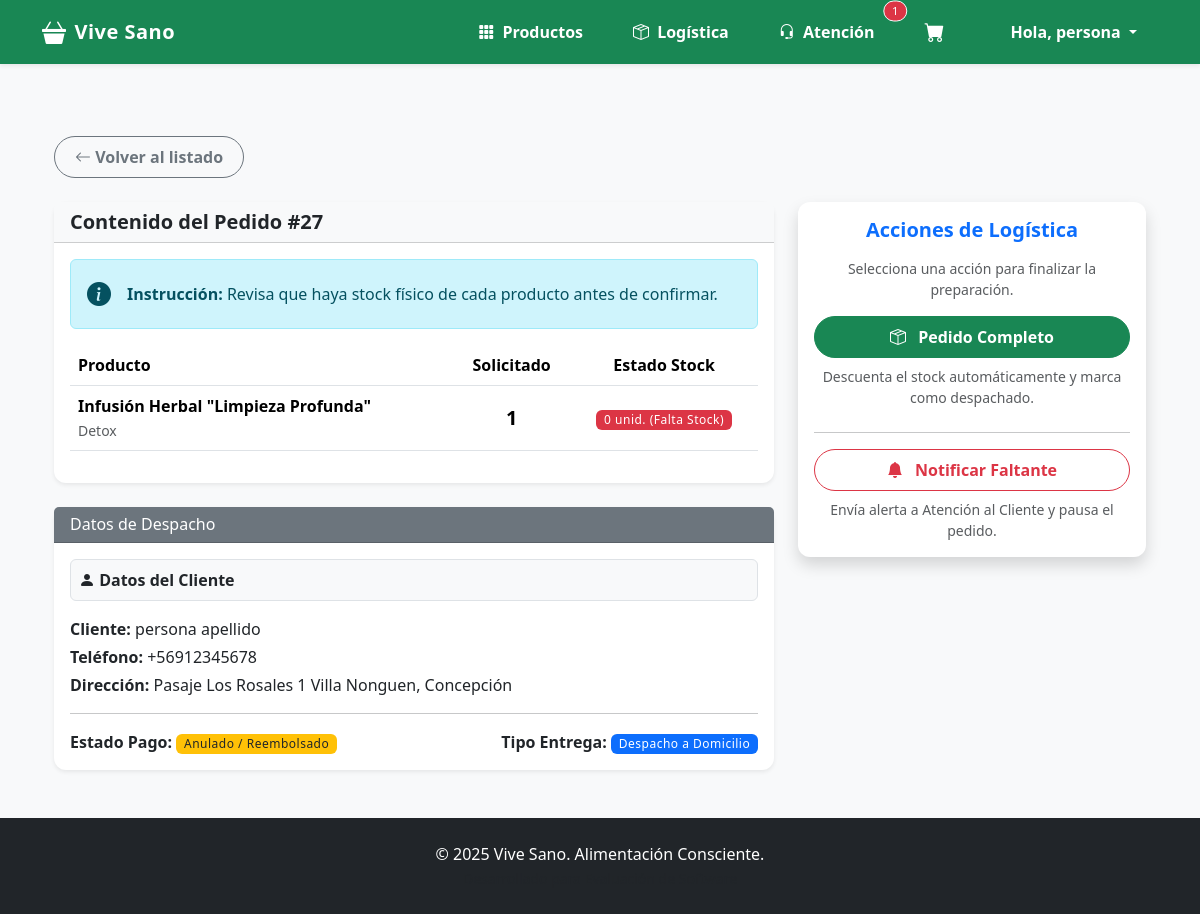
/gestion/logistica/preparar/27/ (signed in), run on the app's committed database.
### gestion/models.py (models this page shows, shortened)
class Pedido(models.Model):
    ESTADO_CHOICES = [
        ('Pendiente', 'Pendiente'),
        ('En Preparacion', 'En Preparación'),
        ('En Espera Faltante', 'En espera por faltante'),
        ('Despachado', 'Despachado'),
        ('Entregado', 'Entregado'),
        ('Cancelado', 'Cancelado'),
        ('Reserva Pendiente', 'Reserva Solicitada a Soporte'),
        ('Reserva En Camino', 'Producto Solicitado al Proveedor'),
        ('Reserva Disponible', 'Disponible para Pago'),
    ]
    TIPO_ENTREGA_CHOICES = [
        ('Despacho', 'Despacho a Domicilio'),
        ('Retiro', 'Retiro en Tienda'),
    ]
    cliente = models.ForeignKey(Cliente, on_delete=models.SET_NULL, null=True, blank=True)
    fecha = models.DateTimeField(auto_now_add=True)
    total = models.DecimalField(max_digits=10, decimal_places=2, default=0.00)
    estado = models.CharField(max_length=50, choices=ESTADO_CHOICES, default='Pendiente')
    codigo_seguimiento = models.CharField(max_length=50, blank=True, null=True)
    tipo_entrega = models.CharField(max_length=20, choices=TIPO_ENTREGA_CHOICES, default='Despacho')
    es_reserva = models.BooleanField(default=False, verbose_name="Es Reserva")

class DetallePedido(models.Model):
    pedido = models.ForeignKey(Pedido, related_name='detalles', on_delete=models.CASCADE)
    producto = models.ForeignKey(Producto, on_delete=models.PROTECT) # Evita borrar producto si está en un pedido
    cantidad = models.IntegerField(default=1)
    precio_unitario = models.DecimalField(max_digits=10, decimal_places=2)

class Producto(models.Model):
    nombre = models.CharField(max_length=100)
    descripcion = models.TextField(blank=True, null=True)
    precio = models.DecimalField(max_digits=10, decimal_places=2) # Usamos Decimal para dinero
    stock = models.IntegerField(default=0)
    categoria = models.CharField(max_length=50, blank=True)
    imagen = models.ImageField(upload_to='productos/', null=True, blank=True)

class Cliente(models.Model):
    user = models.OneToOneField(User, on_delete=models.CASCADE, null=True, blank=True)
    rut = models.CharField(max_length=12, blank=True, null=True, unique=True, verbose_name="RUT")
    nombre = models.CharField(max_length=100)
    apellido = models.CharField(max_length=100)
    email = models.EmailField(unique=True)
    telefono = models.CharField(max_length=15, blank=True)
    direccion = models.CharField(max_length=255, blank=True)
    comuna = models.CharField(max_length=100, blank=True)
    codigo_postal = models.CharField(max_length=10, blank=True)

### gestion/views.py (the view)
    def wrapper(request, *args, **kwargs):
        if not request.user.is_authenticated:
            return redirect('core:login')
        if not request.user.is_staff:
            messages.error(request, "No tienes permisos para acceder a esa sección.")
            return redirect('core:home')
        return view_func(request, *args, **kwargs)

### core/templatetags/auth_extras.py (called while the page is built)
@register.filter(name='has_group')
def has_group(user, group_name):
    try:
        group = Group.objects.get(name=group_name)
    except Group.DoesNotExist:
        return False
    return group in user.groups.all()

### gestion/views.py (called while the page is built)
def staff_required(view_func):
    def wrapper(request, *args, **kwargs):
        if not request.user.is_authenticated:
            return redirect('core:login')
        if not request.user.is_staff:
            messages.error(request, "No tienes permisos para acceder a esa sección.")
            return redirect('core:home')
        return view_func(request, *args, **kwargs)
    return wrapper

@staff_required
def preparar_pedido(request, pedido_id):
    pedido = get_object_or_404(Pedido, id=pedido_id)
    if 'Pendiente' in pedido.estado or 'Reserva' in pedido.estado:
         messages.error(request, "¡Alto ahí! Ese pedido aún no ha sido pagado o está reservado.")
         return redirect('dashboard_logistica')
    if pedido.estado == 'En Espera Faltante':
        messages.warning(request, "Este pedido está en espera de resolución por Atención al Cliente.")
        return redirect('dashboard_logistica')
    if 'Pagado' in pedido.estado:
        if 'Transferencia' in pedido.estado:
            pedido.estado = 'En Preparacion (Transferencia)'
        else:
            pedido.estado = 'En Preparacion (WebPay)'
        pedido.save()
    return render(request, 'gestion/preparar_pedido.html', {'pedido': pedido})

### gestion/templates/gestion/preparar_pedido.html (shortened to what this page needs)
{% extends 'base.html' %}
{% load filtros_extra %}
{% block content %}
<div class="container mt-4">
    <a href="{% url 'dashboard_logistica' %}" class="btn btn-outline-secondary mb-4">
        <i class="bi bi-arrow-left"></i> Volver al listado
    </a>
    <div class="row">
        <div class="col-md-8">
            <div class="card shadow-sm border-0 mb-4">
                <div class="card-header bg-light">
                    <h5 class="mb-0 fw-bold">Contenido del Pedido #{{ pedido.id }}</h5>
                </div>
                <div class="card-body">
                    {% if pedido.es_reserva %}
                        <div class="alert alert-warning d-flex align-items-center">
                            <i class="bi bi-star-fill fs-4 me-3"></i>
                            <div>
                                <strong>¡Atención! Este es un pedido de RESERVA.</strong><br>
                                El producto fue solicitado especialmente. Verifique que el producto reservado esté físicamente separado.
                            </div>
                        </div>
                    {% else %}
                        <div class="alert alert-info d-flex align-items-center">
                            <i class="bi bi-info-circle-fill fs-4 me-3"></i>
                            <div>
                                <strong>Instrucción:</strong> Revisa que haya stock físico de cada producto antes de confirmar.
                            </div>
                        </div>
                    {% endif %}
                    <div class="table-responsive">
                        <table class="table align-middle">
                            <thead>
                                <tr>
                                    <th>Producto</th>
                                    <th class="text-center">Solicitado</th>
                                    <th class="text-center">Estado Stock</th>
                                </tr>
                            </thead>
                            <tbody>
                                {% for detalle in pedido.detalles.all %}
                                <tr>
                                    <td>
                                        <div class="fw-bold">{{ detalle.producto.nombre }}</div>
                                        <small class="text-muted">{{ detalle.producto.categoria }}</small>
                                    </td>
                                    <td class="text-center fs-5 fw-bold">{{ detalle.cantidad }}</td>
                                    <td class="text-center">
                                        {% if pedido.es_reserva %}
                                            <span class="badge bg-warning text-dark border border-dark">
                                                <i class="bi bi-check-circle-fill me-1"></i> Producto Reservado
                                            </span>
                                        {% else %}
                                            {% if detalle.producto.stock >= detalle.cantidad %}
                                                <span class="badge bg-success">
                                                    {{ detalle.producto.stock }} unid. (OK)
                                                </span>
                                            {% else %}
                                                <span class="badge bg-danger">
                                                    {{ detalle.producto.stock }} unid. (Falta Stock)
                                                </span>
                                            {% endif %}
                                        {% endif %}
                                    </td>
                                </tr>
                                {% endfor %}
                            </tbody>
                        </table>
                    </div>
                </div>
            </div>
            <div class="card shadow-sm border-0">
                <div class="card-header bg-secondary text-white">
                    <h6 class="mb-0">Datos de Despacho</h6>
                </div>
                <div class="card-body">
                    <div class="p-2 mb-3 bg-light border rounded">
                        <i class="bi bi-person-fill"></i> <strong>Datos del Cliente</strong>
                    </div>
                    <p class="mb-1"><strong>Cliente:</strong> {{ pedido.cliente.nombre }} {{ pedido.cliente.apellido }}</p>
                    <p class="mb-1"><strong>Teléfono:</strong> {{ pedido.cliente.telefono }}</p>
                    <p class="mb-1"><strong>Dirección:</strong> {{ pedido.cliente.direccion }}, {{ pedido.cliente.comuna }}</p>
                    <hr>
                    <div class="d-flex justify-content-between align-items-center">
                        <span><strong>Estado Pago:</strong>
                            <span class="badge {% if 'Pagado' in pedido.estado %}bg-success{% else %}bg-warning text-dark{% endif %}">
                                {{ pedido.estado }}
                            </span>
                        </span>
                        <span><strong>Tipo Entrega:</strong>
                            <span class="badge bg-primary">
                                {{ pedido.get_tipo_entrega_display }}
                            </span>
                        </span>
                    </div>
                </div>
            </div>
        </div>
        <div class="col-md-4">
            <div class="card shadow border-0 sticky-top" style="top: 20px; z-index: 1;">
                <div class="card-body text-center">
                    <h5 class="card-title text-primary fw-bold mb-3">Acciones de Logística</h5>
                    <p class="text-muted small">Selecciona una acción para finalizar la preparación.</p>
                    {% if pedido.es_reserva %}
                        <a href="{% url 'confirmar_pedido_listo' pedido.id %}" class="btn btn-warning w-100 py-2 mb-2 fw-bold border border-dark">
                            <i class="bi bi-box-seam-fill me-2"></i> Confirmar Reserva Lista
                        </a>
                        <small class="text-muted d-block mb-4">Marca que el producto reservado ya está separado para entrega.</small>
                    {% else %}
                        <a href="{% url 'confirmar_pedido_listo' pedido.id %}" class="btn btn-success w-100 py-2 mb-2">
                            <i class="bi bi-box-seam me-2"></i> Pedido Completo
                        </a>
                        <small class="text-muted d-block mb-4">Descuenta el stock automáticamente y marca como despachado.</small>
                    {% endif %}
                    <hr>
                    <a href="{% url 'reportar_faltante' pedido.id %}" class="btn btn-outline-danger w-100"
                       onclick="return confirm('¿Seguro que falta stock? Esto enviará una alerta a Atención al Cliente.')">
                        <i class="bi bi-bell-fill me-2"></i> Notificar Faltante
                    </a>
                    <small class="text-muted d-block mt-2">Envía alerta a Atención al Cliente y pausa el pedido.</small>
                </div>
            </div>
        </div>
    </div>
</div>
{% endblock %}

### templates/base.html (shortened to what this page needs)
{% load static %}
{% load auth_extras %} <!DOCTYPE html>
<html lang="es">
<head>
    <link href="https://cdn.jsdelivr.net/npm/bootstrap@5.3.2/dist/css/bootstrap.min.css" rel="stylesheet">
    <link rel="stylesheet" href="https://cdn.jsdelivr.net/npm/bootstrap-icons@1.11.3/font/bootstrap-icons.css">
    <link rel="stylesheet" href="https://cdn.jsdelivr.net/gh/lipis/flag-icons@6.6.6/css/flag-icons.min.css"/>
    <link rel="stylesheet" href="{% static 'css/styles.css' %}">
</head>
<body class="d-flex flex-column min-vh-100">
    <nav class="navbar navbar-expand-lg navbar-dark bg-success sticky-top shadow-sm">
      <div class="container">
        <a class="navbar-brand d-flex align-items-center" href="{% url 'core:home' %}">
            <i class="bi bi-basket3-fill me-2 fs-4"></i>
            <span>Vive Sano</span>
        </a>
        <div class="collapse navbar-collapse" id="navbarNav">
          <ul class="navbar-nav ms-auto align-items-center gap-2">
            <li class="nav-item">
                <a class="nav-link" href="{% url 'core:catalogo' %}">
                    <i class="bi bi-grid-3x3-gap-fill me-1"></i> Productos
                </a>
            </li>
            {% if user.is_staff %}
                {% if request.user|has_group:"Logistica" or user.is_superuser %}
                    <li class="nav-item position-relative">
                        <a class="nav-link" href="{% url 'dashboard_logistica' %}">
                            <i class="bi bi-box-seam me-1"></i> Logística
                        </a>
                    </li>
                {% endif %}
                {% if request.user|has_group:"Atencion al cliente" or user.is_superuser %}
                    <li class="nav-item position-relative">
                        <a class="nav-link" href="{% url 'dashboard_atencion' %}">
                            <i class="bi bi-headset me-1"></i> Atención
                        </a>
                        {% if cant_atencion > 0 %}
                        <span class="position-absolute top-0 start-100 translate-middle badge rounded-pill bg-danger border border-light" style="font-size: 0.7rem;">
                            {{ cant_atencion }}
                        </span>
                        {% endif %}
                    </li>
                {% endif %}
            {% endif %}
            <li class="nav-item position-relative me-2">
                <a href="{% url 'core:ver_carrito' %}" class="nav-link">
                    <i class="bi bi-cart-fill fs-5"></i>
                </a>
            </li>
            {% if user.is_authenticated %}
                <li class="nav-item dropdown ms-2">
                    <a class="nav-link dropdown-toggle" href="#" role="button" data-bs-toggle="dropdown">
                        Hola, {{ user.first_name|default:user.username }}
                    </a>
                </li>
            {% endif %}
          </ul>
        </div>
      </div>
    </nav>
    <main class="container my-5 flex-grow-1">
        {% block content %}{% endblock %}
    </main>
    <footer class="bg-dark text-white text-center py-4 mt-auto">
        <div class="container">
            <p class="mb-0">&copy; 2025 Vive Sano. Alimentación Consciente.</p>
            <small class="text-muted">Desarrollado para Evaluación de Software</small>
        </div>
    </footer>
</body>
</html>

### static/css/styles.css (style rules this page uses)
body { background-color: #f8f9fa; font-family: 'Segoe UI', Tahoma, Geneva, Verdana, sans-serif; }
.navbar-brand { font-weight: 700; letter-spacing: 0.5px; }
.navbar-nav .nav-link { color: white !important; font-weight: 600; padding: 8px 20px !important; border-radius: 50px; transition: all 0.3s ease; border: 1px solid transparent; }
.card { border: none; border-radius: 12px; transition: transform 0.2s ease, box-shadow 0.2s ease; }
.btn { border-radius: 50px; padding: 8px 20px; font-weight: 600; }
.badge { font-weight: 500; letter-spacing: 0.5px; }

### data on the page
Pedido: id "27", cliente.nombre "persona", cliente.apellido "apellido", cliente.telefono "+56912345678", cliente.direccion "Pasaje Los Rosales 1 Villa Nonguen", cliente.comuna "Concepción", estado "Anulado / Reembolsado", tipo_entrega "Despacho a Domicilio"
DetallePedido: producto.nombre "Infusión Herbal \"Limpieza Profunda\"", producto.categoria "Detox", cantidad "1", producto.stock "0"

### other printed values
{{ cant_atencion }} "1"
{{ user.first_name|default:user.username }} "persona"
